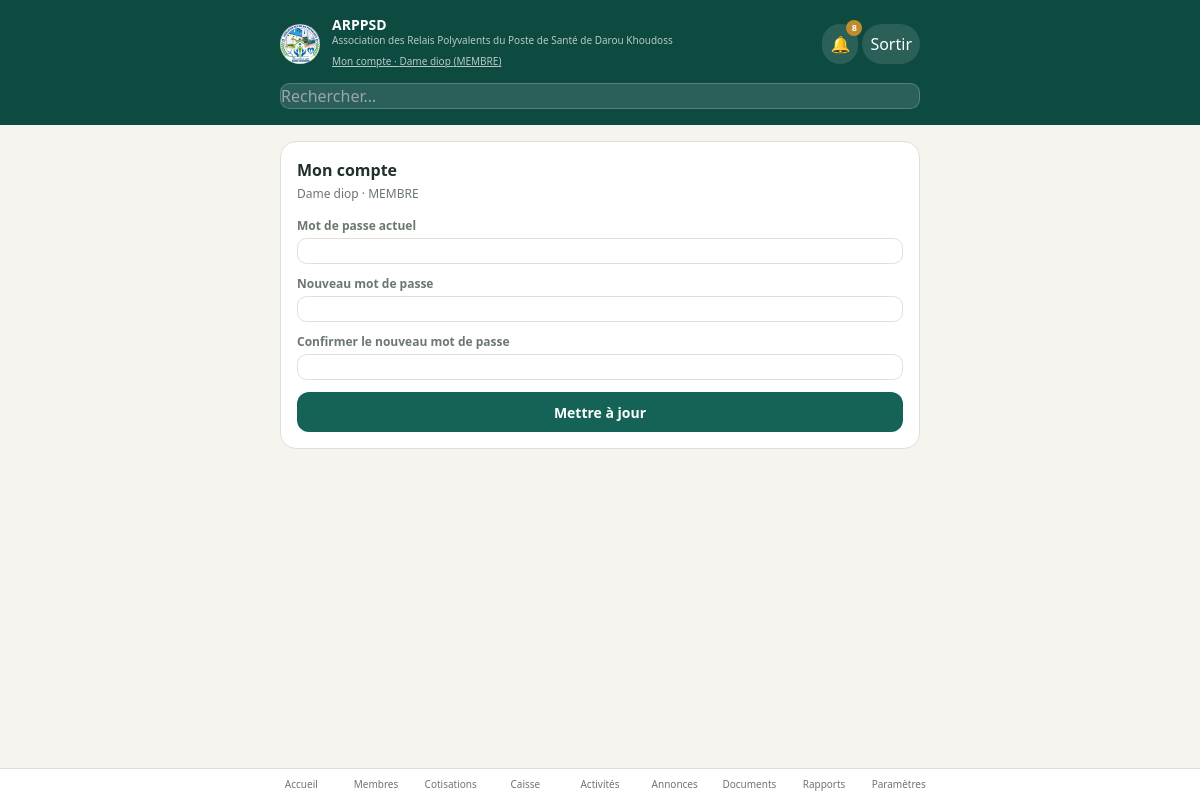
Page /mon-compte (signed in) on the committed database.
### tables this page shows
CREATE TABLE setting (
    key TEXT PRIMARY KEY,
    value TEXT
);

CREATE TABLE member (
    id TEXT PRIMARY KEY,
    first_name TEXT NOT NULL,
    last_name TEXT NOT NULL,
    phone TEXT, address TEXT, fonction TEXT DEFAULT 'MEMBRE',
    member_code TEXT, join_date TEXT, status TEXT DEFAULT 'actif',
    notes TEXT, is_demo INTEGER DEFAULT 0, password_hash TEXT
);

### app.py (the view, shortened to what this page needs)
@app.route("/mon-compte", methods=["GET", "POST"])
@login_required
def my_account():
    user = current_user()
    return render_template("my_account.html")

### app.py (called while the page is built)
@app.after_request
def backup_db_after_write(response):
    if request.method == "POST" and response.status_code < 400 and gdrive.is_configured():
        try:
            gdrive.backup_db_file(db.DB_PATH)
        except Exception:
            pass
    return response

def get_permissions():
    return db.get_setting("permissions", DEFAULT_PERMISSIONS)

def current_user():
    uid = session.get("user_id")
    if not uid:
        return None
    m = db.get_member(uid)
    if not m or m.status != "actif":
        session.clear()
        return None
    return {"id": m.id, "name": m.full_name, "role": m.fonction}

def current_perms():
    user = current_user()
    if not user:
        return {}
    return get_permissions().get(user["role"], {})

def login_required(fn):
    @wraps(fn)
    def wrapper(*args, **kwargs):
        if not current_user():
            return redirect(url_for("login"))
        return fn(*args, **kwargs)
    return wrapper

@app.context_processor
def inject_globals():
    user = current_user()
    unread = db.count_unread_notifications(user["id"], user["role"]) if user else 0
    return dict(
        current_user=user,
        perms=current_perms(),
        org_name=db.get_setting("org_name", "Association des Relais Polyvalents du Poste de Santé de Darou Khoudoss"),
        org_acronym=db.get_setting("org_acronym", "ARPPSD"),
        MONTHS_FR=MONTHS_FR,
        unread_notifications=unread,
    )

### db.py (called while the page is built)
def get_db():
    if "db" not in g:
        g.db = sqlite3.connect(DB_PATH)
        g.db.row_factory = sqlite3.Row
        g.db.execute("PRAGMA foreign_keys = ON")
    return g.db

def _parse_date(value):
    if not value:
        return None
    return datetime.strptime(value, "%Y-%m-%d").date()

def row_to_member(r):
    if r is None:
        return None
    d = Row(dict(r))
    d.join_date = _parse_date(d.get("join_date"))
    d.full_name = f"{d.get('first_name','')} {d.get('last_name','')}"
    return d

def get_setting(key, default=None):
    db = get_db()
    row = db.execute("SELECT value FROM setting WHERE key = ?", (key,)).fetchone()
    if row is None:
        return default
    try:
        return json.loads(row["value"])
    except (TypeError, ValueError):
        return row["value"]

def get_member(member_id):
    db = get_db()
    return row_to_member(db.execute("SELECT * FROM member WHERE id = ?", (member_id,)).fetchone())

    def __getattr__(self, key):
        try:
            return self[key]
        except KeyError:
            return None

### templates/my_account.html
{% extends "base.html" %}
{% set active_nav = "" %}
{% block content %}
<div class="card">
  <h2 class="font-bold text-base mb-1">Mon compte</h2>
  <p class="text-xs mb-4" style="color:var(--muted)">{{ current_user.name }} · {{ current_user.role }}</p>
  <form method="POST" class="space-y-3">
    <label class="block">
      <span class="block text-xs font-semibold mb-1" style="color:var(--muted)">Mot de passe actuel</span>
      <input type="password" name="current_password" required>
    </label>
    <label class="block">
      <span class="block text-xs font-semibold mb-1" style="color:var(--muted)">Nouveau mot de passe</span>
      <input type="password" name="new_password" minlength="4" required>
    </label>
    <label class="block">
      <span class="block text-xs font-semibold mb-1" style="color:var(--muted)">Confirmer le nouveau mot de passe</span>
      <input type="password" name="confirm_password" minlength="4" required>
    </label>
    <button type="submit" class="btn btn-primary w-full">Mettre à jour</button>
  </form>
</div>
{% endblock %}

### templates/base.html (shortened to what this page needs)
<!DOCTYPE html>
<html lang="fr">
<head>
  <script src="https://cdn.tailwindcss.com"></script>
</head>
<body class="min-h-screen flex flex-col">
  {% if current_user %}
  <div style="background: var(--primary-dark);" class="text-white">
    <div class="max-w-2xl mx-auto px-4 pt-4 pb-3 flex items-center justify-between">
      <div class="flex items-center gap-3">
        <img src="{{ url_for('static', filename='logo.jpg') }}" alt="Logo {{ org_acronym }}"
             class="w-10 h-10 rounded-full object-cover flex-shrink-0">
        <div>
          <div class="font-bold text-sm leading-tight">{{ org_acronym }}</div>
          <div class="text-[10px] opacity-70 leading-snug">{{ org_name }}</div>
          <a href="{{ url_for('my_account') }}" class="text-[10px] underline opacity-70">Mon compte · {{ current_user.name }} ({{ current_user.role }})</a>
        </div>
      </div>
      <div class="flex items-center gap-1 flex-shrink-0">
        <a href="{{ url_for('notifications') }}" class="p-2 rounded-full relative" style="background: rgba(255,255,255,.12);" aria-label="Notifications">
          🔔
          {% if unread_notifications %}
          <span class="absolute -top-1 -right-1 text-[9px] font-bold rounded-full w-4 h-4 flex items-center justify-center"
                style="background: var(--accent); color:#fff;">{{ unread_notifications if unread_notifications < 10 else '9+' }}</span>
          {% endif %}
        </a>
        <a href="{{ url_for('logout') }}" class="p-2 rounded-full" style="background: rgba(255,255,255,.12);">Sortir</a>
      </div>
    </div>
    <div class="max-w-2xl mx-auto px-4 pb-4">
      <form method="GET" action="{{ url_for('search') }}">
        <input name="q" placeholder="Rechercher…" value="{{ request.args.get('q', '') }}"
               style="background: rgba(255,255,255,.12); border:1px solid rgba(255,255,255,.2); color:#fff;">
      </form>
    </div>
  </div>
  {% endif %}
  <div class="flex-1 w-full max-w-2xl mx-auto px-4 pt-4 {% if current_user %}pb-28{% endif %}">
    {% block content %}{% endblock %}
  </div>
  {% if current_user %}
  <nav class="fixed bottom-0 left-0 right-0 flex" style="background: var(--surface); border-top:1px solid var(--border);">
    <div class="flex mx-auto max-w-2xl w-full overflow-x-auto">
      {% set nav_items = [
        ('dashboard', 'Accueil', url_for('dashboard')),
        ('members', 'Membres', url_for('members')),
        ('contributions', 'Cotisations', url_for('contributions')),
        ('caisse', 'Caisse', url_for('caisse')),
        ('activities', 'Activités', url_for('activities')),
        ('announcements', 'Annonces', url_for('announcements')),
        ('documents', 'Documents', url_for('documents')),
        ('reports', 'Rapports', url_for('reports')),
        ('settings', 'Paramètres', url_for('settings_view')),
      ] %}
      {% for key, label, href in nav_items %}
        <a href="{{ href }}" class="navlink flex flex-col items-center justify-center gap-0.5 py-2 flex-1 min-w-[64px] text-[10px] font-medium {% if active_nav == key %}active{% endif %}">
          {{ label }}
        </a>
      {% endfor %}
    </div>
  </nav>
  {% endif %}
</body>
</html>

### templates/base.html (style rules this page uses)
:root { --bg:#F6F4EE; --surface:#FFFFFF; --primary:#146356; --primary-dark:#0D4A40; --primary-light:#E6F0ED; --accent:#C08A2E; --accent-light:#F5EBD8; --ink:#20302C; --muted:#6C776F; --border:#E2DFD3; --danger:#B14A3D; --danger-light:#F7E9E6; --success:#2E7D53; --success-light:#E5F2EA; --warning:#B08628; --warning-light:#F5EEDA; }
body { background: var(--bg); color: var(--ink); font-family: ui-sans-serif, system-ui, sans-serif; }
.card { background: var(--surface); border: 1px solid var(--border); border-radius: 1rem; padding: 1rem; }
.btn { display:inline-flex; align-items:center; justify-content:center; gap:.4rem; border-radius:.75rem; padding:.6rem 1rem; font-weight:600; font-size:.875rem; }
.btn-primary { background: var(--primary); color:#fff; }
input, select, textarea { width:100%; padding:.6rem .75rem; border-radius:.6rem; border:1px solid var(--border); background:#fff; font-size:.875rem; }
.navlink { color: var(--muted); }

### rows in the picture
setting: value "ARPPSD"
setting: value "Association des Relais Polyvalents du Poste de Santé de Darou Khoudoss"
member: role "MEMBRE"

### other values in the picture
{{ current_user.name }} "Dame diop"
{{ unread_notifications if unread_notifications < 10 else '9+' }} "8"
{{ label }} "Accueil" "Membres" "Cotisations" "Caisse" "Activités" "Annonces" "Documents" "Rapports" "Paramètres"
